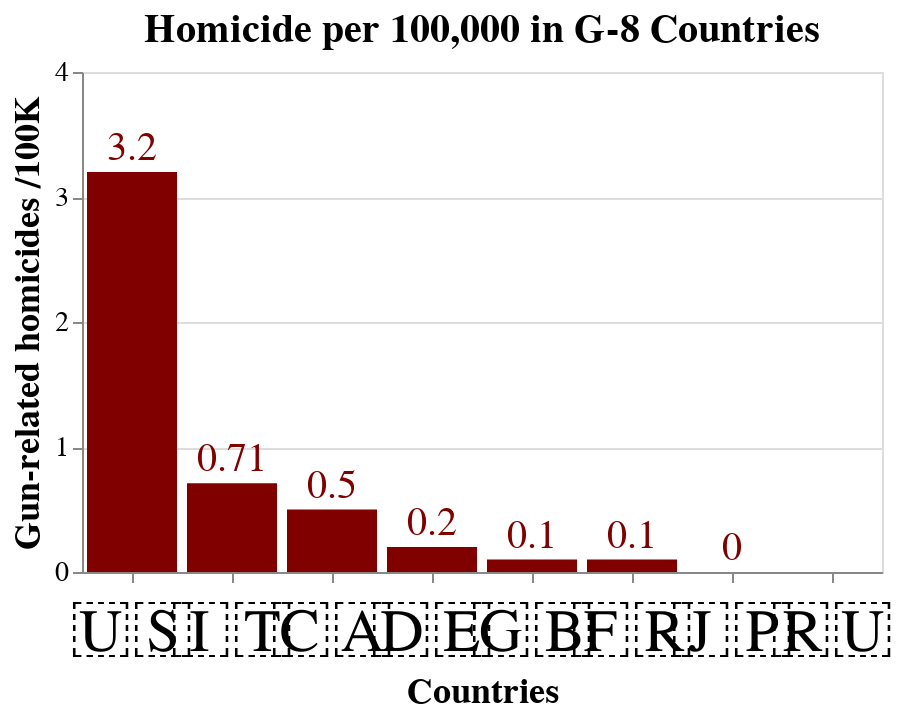

Source (notebook cell):
### Code cell
# The plot

bars = alt.Chart(df,
                 width=400,
                 height=250,
                 title='Homicide per 100,000 in G-8 Countries').mark_bar(
                            color='maroon').encode(
            x=alt.X('Flag',sort=alt.EncodingSortField(
                            field='Stat',
                            order='descending'),
                    title='Countries'),
            y=alt.Y('Stat',scale=alt.Scale(domain=[0,4]),
                           axis=alt.Axis(values=[0,1,2,3,4],format='0.1i'),
                           title='Gun-related homicides /100K'))
# The annotations
text = bars.mark_text(
        align='center',
        baseline='middle',
        dy=-12,
        fontSize=20,color='maroon').encode(
                text='Stat')

# Cannot figure out how to do the annotation for the source in Altair

# Best practice to allow for configure_ stuff to work
alt.layer(bars + text).configure_axis(
                        labelFontSize=14,
                        titleFontSize=18).configure_title(
                                            fontSize=20).configure_axisX(
                                                labelFontSize=40,labelAngle=0)

### Figure 1 — Vega-Lite specification as saved in the notebook (floating-point values rounded to 4 significant figures)
{"$schema": "https://vega.github.io/schema/vega-lite/v3.3.0.json", "config": {"axis": {"labelFontSize": 14, "titleFontSize": 18}, "axisX": {"labelAngle": 0, "labelFontSize": 40}, "mark": {"tooltip": null}, "title": {"fontSize": 20}, "view": {"height": 300, "width": 400}}, "data": {"name": "data-dede6b0ac34cf5611a699e28c6326003"}, "datasets": {"data-dede6b0ac34cf5611a699e28c6326003": [{"Country": "US", "Flag": "🇺🇸", "Stat": 3.2}, {"Country": "Italy", "Flag": "🇮🇹", "Stat": 0.71}, {"Country": "Canada", "Flag": "🇨🇦", "Stat": 0.5}, {"Country": "UK", "Flag": "🇬🇧", "Stat": 0.1}, {"Country": "Japan", "Flag": "🇯🇵", "Stat": 0}, {"Country": "Germany", "Flag": "🇩🇪", "Stat": 0.2}, {"Country": "France", "Flag": "🇫🇷", "Stat": 0.1}, {"Country": "Russia", "Flag": "🇷🇺", "Stat": null}]}, "layer": [{"layer": [{"encoding": {"x": {"field": "Flag", "sort": {"field": "Stat", "order": "descending"}, "title": "Countries", "type": "nominal"}, "y": {"axis": {"format": "0.1i", "values": [0, 1, 2, 3, 4]}, "field": "Stat", "scale": {"domain": [0, 4]}, "title": "Gun-related homicides /100K", "type": "quantitative"}}, "height": 250, "mark": {"color": "maroon", "type": "bar"}, "title": "Homicide per 100,000 in G-8 Countries", "width": 400}, {"encoding": {"text": {"field": "Stat", "type": "quantitative"}, "x": {"field": "Flag", "sort": {"field": "Stat", "order": "descending"}, "title": "Countries", "type": "nominal"}, "y": {"axis": {"format": "0.1i", "values": [0, 1, 2, 3, 4]}, "field": "Stat", "scale": {"domain": [0, 4]}, "title": "Gun-related homicides /100K", "type": "quantitative"}}, "height": 250, "mark": {"align": "center", "baseline": "middle", "color": "maroon", "dy": -12, "fontSize": 20, "type": "text"}, "title": "Homicide per 100,000 in G-8 Countries", "width": 400}]}]}
